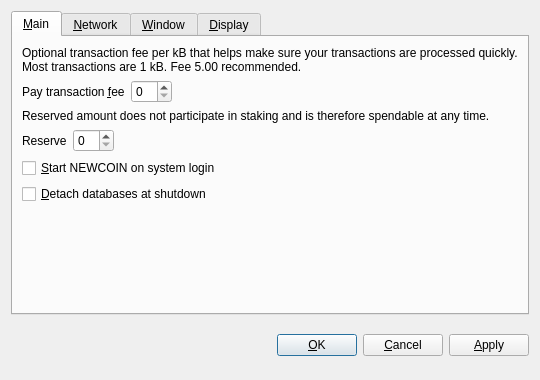
<?xml version="1.0" encoding="UTF-8"?>
<ui version="4.0">
 <class>OptionsDialog</class>
 <widget class="QDialog" name="OptionsDialog">
  <property name="geometry">
   <rect>
    <x>0</x>
    <y>0</y>
    <width>540</width>
    <height>380</height>
   </rect>
  </property>
  <property name="windowTitle">
   <string>Options</string>
  </property>
  <property name="modal">
   <bool>true</bool>
  </property>
  <layout class="QVBoxLayout" name="verticalLayout">
   <item>
    <widget class="QTabWidget" name="tabWidget">
     <property name="tabPosition">
      <enum>QTabWidget::North</enum>
     </property>
     <property name="currentIndex">
      <number>0</number>
     </property>
     <widget class="QWidget" name="tabMain">
      <attribute name="title">
       <string>&amp;Main</string>
      </attribute>
      <layout class="QVBoxLayout" name="verticalLayout_Main">
       <item>
        <widget class="QLabel" name="transactionFeeInfoLabel">
         <property name="text">
          <string>Optional transaction fee per kB that helps make sure your transactions are processed quickly. Most transactions are 1 kB. Fee 5.00 recommended.</string>
         </property>
         <property name="textFormat">
          <enum>Qt::PlainText</enum>
         </property>
         <property name="wordWrap">
          <bool>true</bool>
         </property>
        </widget>
       </item>
       <item>
        <layout class="QHBoxLayout" name="horizontalLayoutFee">
         <item>
          <widget class="QLabel" name="transactionFeeLabel">
           <property name="text">
            <string>Pay transaction &amp;fee</string>
           </property>
           <property name="textFormat">
            <enum>Qt::PlainText</enum>
           </property>
           <property name="buddy">
            <cstring>transactionFee</cstring>
           </property>
          </widget>
         </item>
         <item>
          <widget class="BitcoinAmountField" name="transactionFee"/>
         </item>
         <item>
          <spacer name="horizontalSpacerFee">
           <property name="orientation">
            <enum>Qt::Horizontal</enum>
           </property>
           <property name="sizeHint" stdset="0">
            <size>
             <width>40</width>
             <height>20</height>
            </size>
           </property>
          </spacer>
         </item>
        </layout>
       </item>
       <item>
        <widget class="QLabel" name="reserveBalanceInfoLabel">
         <property name="text">
          <string>Reserved amount does not participate in staking and is therefore spendable at any time.</string>
         </property>
         <property name="textFormat">
          <enum>Qt::PlainText</enum>
         </property>
         <property name="wordWrap">
          <bool>true</bool>
         </property>
        </widget>
       </item>
       <item>
        <layout class="QHBoxLayout" name="horizontalLayoutReserveBalance">
         <item>
          <widget class="QLabel" name="reserveBalanceLabel">
           <property name="text">
            <string>Reserve</string>
           </property>
           <property name="textFormat">
            <enum>Qt::PlainText</enum>
           </property>
           <property name="buddy">
            <cstring>reserveBalance</cstring>
           </property>
          </widget>
         </item>
         <item>
          <widget class="BitcoinAmountField" name="reserveBalance"/>
         </item>
         <item>
          <spacer name="horizontalSpacerReserveBalance">
           <property name="orientation">
            <enum>Qt::Horizontal</enum>
           </property>
           <property name="sizeHint" stdset="0">
            <size>
             <width>40</width>
             <height>20</height>
            </size>
           </property>
          </spacer>
         </item>
        </layout>
       </item>
       <item>
        <widget class="QCheckBox" name="bitcoinAtStartup">
         <property name="toolTip">
          <string>Automatically start NEWCOIN after logging in to the system.</string>
         </property>
         <property name="text">
          <string>&amp;Start NEWCOIN on system login</string>
         </property>
        </widget>
       </item>
       <item>
        <widget class="QCheckBox" name="detachDatabases">
         <property name="toolTip">
          <string>Detach block and address databases at shutdown. This means they can be moved to another data directory, but it slows down shutdown. The wallet is always detached.</string>
         </property>
         <property name="text">
          <string>&amp;Detach databases at shutdown</string>
         </property>
        </widget>
       </item>
       <item>
        <spacer name="verticalSpacer_Main">
         <property name="orientation">
          <enum>Qt::Vertical</enum>
         </property>
         <property name="sizeHint" stdset="0">
          <size>
           <width>20</width>
           <height>40</height>
          </size>
         </property>
        </spacer>
       </item>
      </layout>
     </widget>
     <widget class="QWidget" name="tabNetwork">
      <attribute name="title">
       <string>&amp;Network</string>
      </attribute>
      <layout class="QVBoxLayout" name="verticalLayout_Network">
       <item>
        <widget class="QCheckBox" name="mapPortUpnp">
         <property name="toolTip">
          <string>Automatically open the NEWCOIN client port on the router. This only works when your router supports UPnP and it is enabled.</string>
         </property>
         <property name="text">
          <string>Map port using &amp;UPnP</string>
         </property>
        </widget>
       </item>
       <item>
        <widget class="QCheckBox" name="connectSocks">
         <property name="toolTip">
          <string>Connect to the NEWCOIN network through a SOCKS proxy (e.g. when connecting through Tor).</string>
         </property>
         <property name="text">
          <string>&amp;Connect through SOCKS proxy:</string>
         </property>
        </widget>
       </item>
       <item>
        <layout class="QHBoxLayout" name="horizontalLayout_Network">
         <item>
          <widget class="QLabel" name="proxyIpLabel">
           <property name="text">
            <string>Proxy &amp;IP:</string>
           </property>
           <property name="textFormat">
            <enum>Qt::PlainText</enum>
           </property>
           <property name="buddy">
            <cstring>proxyIp</cstring>
           </property>
          </widget>
         </item>
         <item>
          <widget class="QValidatedLineEdit" name="proxyIp">
           <property name="maximumSize">
            <size>
             <width>140</width>
             <height>16777215</height>
            </size>
           </property>
           <property name="toolTip">
            <string>IP address of the proxy (e.g. 127.0.0.1)</string>
           </property>
          </widget>
         </item>
         <item>
          <widget class="QLabel" name="proxyPortLabel">
           <property name="text">
            <string>&amp;Port:</string>
           </property>
           <property name="textFormat">
            <enum>Qt::PlainText</enum>
           </property>
           <property name="buddy">
            <cstring>proxyPort</cstring>
           </property>
          </widget>
         </item>
         <item>
          <widget class="QLineEdit" name="proxyPort">
           <property name="maximumSize">
            <size>
             <width>55</width>
             <height>16777215</height>
            </size>
           </property>
           <property name="toolTip">
            <string>Port of the proxy (e.g. 9050)</string>
           </property>
          </widget>
         </item>
         <item>
          <widget class="QLabel" name="socksVersionLabel">
           <property name="text">
            <string>SOCKS &amp;Version:</string>
           </property>
           <property name="textFormat">
            <enum>Qt::PlainText</enum>
           </property>
           <property name="buddy">
            <cstring>socksVersion</cstring>
           </property>
          </widget>
         </item>
         <item>
          <widget class="QValueComboBox" name="socksVersion">
           <property name="toolTip">
            <string>SOCKS version of the proxy (e.g. 5)</string>
           </property>
          </widget>
         </item>
         <item>
          <spacer name="horizontalSpacer_Network">
           <property name="orientation">
            <enum>Qt::Horizontal</enum>
           </property>
           <property name="sizeHint" stdset="0">
            <size>
             <width>40</width>
             <height>20</height>
            </size>
           </property>
          </spacer>
         </item>
        </layout>
       </item>
       <item>
        <spacer name="verticalSpacer_Network">
         <property name="orientation">
          <enum>Qt::Vertical</enum>
         </property>
         <property name="sizeHint" stdset="0">
          <size>
           <width>20</width>
           <height>40</height>
          </size>
         </property>
        </spacer>
       </item>
      </layout>
     </widget>
     <widget class="QWidget" name="tabWindow">
      <attribute name="title">
       <string>&amp;Window</string>
      </attribute>
      <layout class="QVBoxLayout" name="verticalLayout_Window">
       <item>
        <widget class="QCheckBox" name="minimizeToTray">
         <property name="toolTip">
          <string>Show only a tray icon after minimizing the window.</string>
         </property>
         <property name="text">
          <string>&amp;Minimize to the tray instead of the taskbar</string>
         </property>
        </widget>
       </item>
       <item>
        <widget class="QCheckBox" name="minimizeOnClose">
         <property name="toolTip">
          <string>Minimize instead of exit the application when the window is closed. When this option is enabled, the application will be closed only after selecting Quit in the menu.</string>
         </property>
         <property name="text">
          <string>M&amp;inimize on close</string>
         </property>
        </widget>
       </item>
       <item>
        <spacer name="verticalSpacer_Window">
         <property name="orientation">
          <enum>Qt::Vertical</enum>
         </property>
         <property name="sizeHint" stdset="0">
          <size>
           <width>20</width>
           <height>40</height>
          </size>
         </property>
        </spacer>
       </item>
      </layout>
     </widget>
     <widget class="QWidget" name="tabDisplay">
      <attribute name="title">
       <string>&amp;Display</string>
      </attribute>
      <layout class="QVBoxLayout" name="verticalLayout_Display">
       <item>
        <layout class="QHBoxLayout" name="horizontalLayout_1_Display">
         <item>
          <widget class="QLabel" name="langLabel">
           <property name="text">
            <string>User Interface &amp;language:</string>
           </property>
           <property name="textFormat">
            <enum>Qt::PlainText</enum>
           </property>
           <property name="buddy">
            <cstring>lang</cstring>
           </property>
          </widget>
         </item>
         <item>
          <widget class="QValueComboBox" name="lang">
           <property name="toolTip">
            <string>The user interface language can be set here. This setting will take effect after restarting NEWCOIN.</string>
           </property>
          </widget>
         </item>
        </layout>
       </item>
       <item>
        <layout class="QHBoxLayout" name="horizontalLayout_2_Display">
         <item>
          <widget class="QLabel" name="unitLabel">
           <property name="text">
            <string>&amp;Unit to show amounts in:</string>
           </property>
           <property name="textFormat">
            <enum>Qt::PlainText</enum>
           </property>
           <property name="buddy">
            <cstring>unit</cstring>
           </property>
          </widget>
         </item>
         <item>
          <widget class="QValueComboBox" name="unit">
           <property name="toolTip">
            <string>Choose the default subdivision unit to show in the interface and when sending coins.</string>
           </property>
          </widget>
         </item>
        </layout>
       </item>
       <item>
        <widget class="QCheckBox" name="displayAddresses">
         <property name="toolTip">
          <string>Whether to show NEWCOIN addresses in the transaction list or not.</string>
         </property>
         <property name="text">
          <string>&amp;Display addresses in transaction list</string>
         </property>
        </widget>
       </item>
       <item>
        <widget class="QCheckBox" name="coinControlFeatures">
         <property name="toolTip">
          <string>Whether to show coin control features or not.</string>
         </property>
         <property name="text">
          <string>Display coin &amp;control features (experts only!)</string>
         </property>
        </widget>
       </item>
       <item>
        <spacer name="verticalSpacer_Display">
         <property name="orientation">
          <enum>Qt::Vertical</enum>
         </property>
         <property name="sizeHint" stdset="0">
          <size>
           <width>20</width>
           <height>40</height>
          </size>
         </property>
        </spacer>
       </item>
      </layout>
     </widget>
    </widget>
   </item>
   <item>
    <layout class="QHBoxLayout" name="horizontalLayout_Buttons">
     <item>
      <spacer name="horizontalSpacer_1">
       <property name="orientation">
        <enum>Qt::Horizontal</enum>
       </property>
       <property name="sizeHint" stdset="0">
        <size>
         <width>40</width>
         <height>48</height>
        </size>
       </property>
      </spacer>
     </item>
     <item>
      <widget class="QLabel" name="statusLabel">
       <property name="font">
        <font>
         <weight>75</weight>
         <bold>true</bold>
        </font>
       </property>
       <property name="text">
        <string/>
       </property>
       <property name="textFormat">
        <enum>Qt::PlainText</enum>
       </property>
       <property name="wordWrap">
        <bool>true</bool>
       </property>
      </widget>
     </item>
     <item>
      <spacer name="horizontalSpacer_2">
       <property name="orientation">
        <enum>Qt::Horizontal</enum>
       </property>
       <property name="sizeHint" stdset="0">
        <size>
         <width>40</width>
         <height>48</height>
        </size>
       </property>
      </spacer>
     </item>
     <item>
      <widget class="QPushButton" name="okButton">
       <property name="text">
        <string>&amp;OK</string>
       </property>
      </widget>
     </item>
     <item>
      <widget class="QPushButton" name="cancelButton">
       <property name="text">
        <string>&amp;Cancel</string>
       </property>
       <property name="autoDefault">
        <bool>false</bool>
       </property>
      </widget>
     </item>
     <item>
      <widget class="QPushButton" name="applyButton">
       <property name="text">
        <string>&amp;Apply</string>
       </property>
       <property name="autoDefault">
        <bool>false</bool>
       </property>
      </widget>
     </item>
    </layout>
   </item>
  </layout>
 </widget>
 <customwidgets>
  <customwidget>
   <class>BitcoinAmountField</class>
   <extends>QSpinBox</extends>
   <header>bitcoinamountfield.h</header>
  </customwidget>
  <customwidget>
   <class>QValueComboBox</class>
   <extends>QComboBox</extends>
   <header>qvaluecombobox.h</header>
  </customwidget>
  <customwidget>
   <class>QValidatedLineEdit</class>
   <extends>QLineEdit</extends>
   <header>qvalidatedlineedit.h</header>
  </customwidget>
 </customwidgets>
 <resources/>
 <connections/>
</ui>
